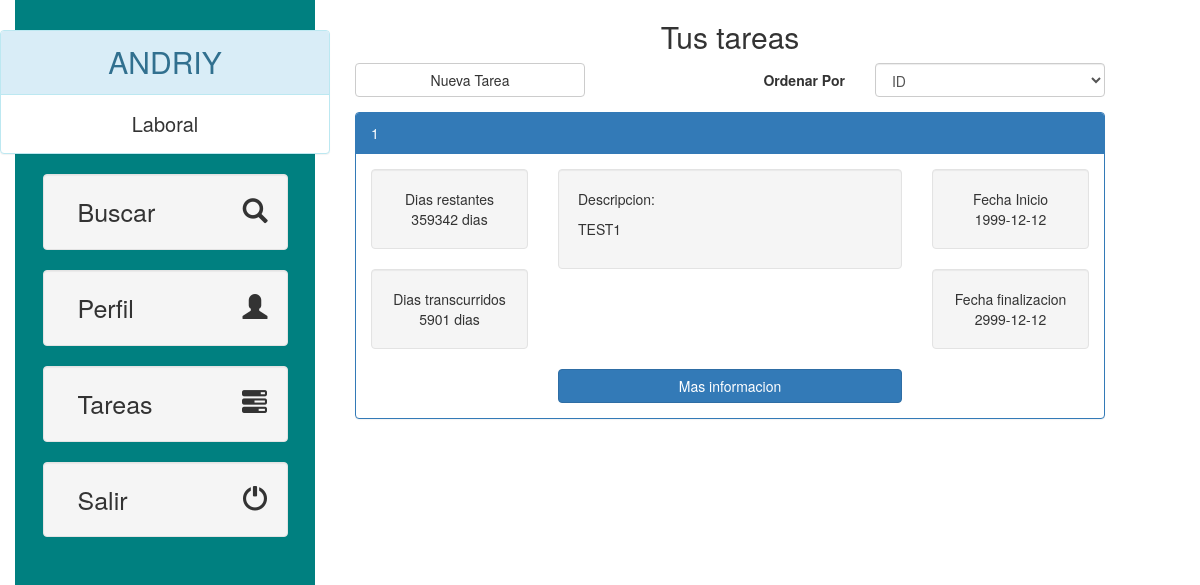
/vista/lista-tareas.php (signed in), run on the app's committed database.
### tables this page shows
CREATE TABLE TAREA(
	ID INT AUTO_INCREMENT,
	FECHA_ALTA DATETIME DEFAULT NOW(),
	DESCRIPCION VARCHAR(255),
	FECHA_INICIO DATE NOT NULL,
	HORA_INICIO VARCHAR(5) NOT NULL,
	FECHA_FIN DATE NOT NULL,
	HORA_FIN VARCHAR(5) NOT NULL,
	HORAS_TAREA DECIMAL(4) NOT NULL,
	TOTAL_HORAS DECIMAL(4) NOT NULL,
	CONSTRAINT PRIMARY KEY(ID)
);

### util/MySQLConnection.php (called while the page is built, shortened)
<?php
class MySQLConnection {
	private $connection;
	private $servername = "localhost";
	private $username = "andriy";
	private $password = "andriy";
	private $dbname = "gestarea";
	public function __construct() {
		$this->connection = new mysqli($this->servername, $this->username, $this->password, $this->dbname);
	}
	public function getConnection() {
		return $this->connection;
	}
}
?>

### modelo/service/ServiceUsuario.php (called while the page is built, shortened)
<?php
$root = realpath($_SERVER["DOCUMENT_ROOT"]);
include_once $root."/Gestarea/util/ConnectionManager.php";
class ServiceUsuario {
	public function getTareasUsuarios($dni, $orderBy, $orderDir) {
		$manager = new ConnectionManager();
		$tareaDAO = $manager->getTareaDAO();
		try {
			return $tareaDAO->getTareasUsuario($dni, $orderBy, $orderDir);
		} finally {
			$manager->close();
		}
	}
}
?>

### util/ConnectionManager.php (called while the page is built, shortened)
<?php
$root = realpath($_SERVER["DOCUMENT_ROOT"]);
include_once $root."/Gestarea/util/MySQLConnection.php";
include_once $root."/Gestarea/modelo/DAO/usuarioDAO.php";
include_once $root."/Gestarea/modelo/DAO/tareaDAO.php";
class ConnectionManager {
	private $msql;
	public function __construct() {
		$this->msql = new MySQLConnection();
	}
	public function getTareaDAO() {
		$tareaDAO = new TareaDAO($this->msql->getConnection());
		return $tareaDAO;
	}
}
?>

### modelo/DAO/tareaDAO.php (called while the page is built, shortened)
<?php
$root = realpath($_SERVER["DOCUMENT_ROOT"]);
include_once $root."/Gestarea/modelo/BEAN/tarea.php";
class TareaDAO {
	public $connection;
	public function __construct($connection) {
		$this->connection = $connection;
	}
	public function getTareasUsuario($dni, $orderBy, $orderDir) {
		$list = array();
		$sql = "SELECT ID, FECHA_ALTA, DESCRIPCION, FECHA_INICIO, HORA_INICIO, FECHA_FIN, HORA_FIN, HORAS_TAREA, TOTAL_HORAS FROM tarea
				WHERE ID IN (SELECT ID_TAREA FROM TAREA_USUARIO WHERE DNI_USUARIO = '".$dni."')
				ORDER BY ".$orderBy." ".$orderDir.";";
		$result = $this->connection->query($sql);
		if ($result->num_rows > 0) {
			$i = 0;
			while($row = $result->fetch_assoc()) {
				$tarea = new tarea($row["ID"], $row["FECHA_ALTA"], $row["DESCRIPCION"], $row["FECHA_INICIO"], $row["HORA_INICIO"],
						$row["FECHA_FIN"], $row["HORA_FIN"], $row["HORAS_TAREA"], $row["TOTAL_HORAS"]);
				$list[$i] = $tarea;
				$i++;
			}
			return $list;
		} else {
			return null;
		}
	}
}
?>

### modelo/BEAN/tarea.php (called while the page is built, shortened)
<?php
$root = realpath ( $_SERVER ["DOCUMENT_ROOT"] );
include_once $root . "/Gestarea/util/MyDates.php";
class tarea {
	public $fechaInicio;
	public $horaInicio;
	public $fechaFin;
	public $horaFin;
	public function __construct($id, $fechaAlta, $descripcion, $fechaInicio, $horaInicio, $fechaFin, $horaFin, $totalHoras) {
		$this->id = $id;
		$this->descripcion = $descripcion;
		$this->fechaInicio = $fechaInicio;
		$this->horaInicio = $horaInicio;
		$this->fechaFin = $fechaFin;
		$this->horaFin = $horaFin;
	}
	public function getDiasRestantes() {
		$myDates = new MyDates();
		$fechaActual = date("Y-m-d");
		$diasRestantes = $myDates->dateDifference($fechaActual, $this->fechaFin);
		return $diasRestantes;
	}
	public function getDiasTranscurridos() {
		$myDates = new MyDates();
		$fechaActual = date("Y-m-d");
		$diasTranscurridos = $myDates->dateDifference($this->fechaInicio, $fechaActual);
		return $diasTranscurridos;
	}
	public function getTotalFechaInicio() {
		$totalFecha = $this->fechaInicio." ".$this->horaInicio;
		return $totalFecha;
	}
	public function getTotalFechaFin() {
		$totalFecha = $this->fechaFin." ".$this->horaFin;
		return $totalFecha;
	}
	public function getHorasTarea() {
		$myDates = new MyDates();
		$diasTarea = $myDates->dateDifference(date($this->getTotalFechaFin()), date($this->getTotalFechaInicio()));
		$horasTarea = $diasTarea * 8.5;
		return $horasTarea;
	}
}
?>

### util/MyDates.php (called while the page is built)
<?php
class MyDates {
	public function dateDifference($date_1 , $date_2 , $differenceFormat = '%a' ) {
		$datetime1 = date_create($date_1);
		$datetime2 = date_create($date_2);
		$interval = date_diff($datetime1, $datetime2);
		return $interval->format($differenceFormat);
	}
}
?>

### vista/lista-tareas.php (the view, shortened to what this page needs)
<!DOCTYPE html>
<html>
<head>
	<?php
	$root = realpath ( $_SERVER ["DOCUMENT_ROOT"] );
	include $root . '/Gestarea/includes/default-imports.php';
	include $root . '/Gestarea/includes/sidebar-imports.php';
	include $root . "/Gestarea/modelo/service/ServiceUsuario.php";
	?>
</head>
<body>
	<?php
	$usuario = new Usuario("", null, "", "", "", "", "", "");
	if (is_null($_SESSION["usuario"])) {
		header("Location: /Gestarea/index.php");
	} else {
		$usuario = $_SESSION["usuario"];
	}
	?>
	<div class="container-fluid">
		<?php include $root . "/Gestarea/includes/elements/sidebar.php"; ?>
		<div class="container col-sm-8 contenidoOffset">
			<div class="row">
				<div class="text-center">
					<h2>Tus tareas</h2>
				</div>
			</div>
			<div class="row">
				<div class="col-sm-4">
					<button class="btn btn-default btn-block clickable" data-href="/Gestarea/vista/crear-tarea.php">Nueva Tarea</button>
				</div>
				<div class="col-sm-6 col-sm-offset-2">
					<form class="form-horizontal">
						<div class="form-group">
							<label for="ordenar" class="control-label col-xs-4">Ordenar Por</label>
							<div class="col-xs-8">
								<select name="ordenar" id="ordenar" class="form-control">
									<option value="id">ID</option>
								</select>
							</div>
						</div>
					</form>
				</div>
			</div>
			<div class="row">
				<div class="col-sm-12" id="listaTareas">
			<?php
			$sUsuario = new ServiceUsuario();
			$listTareas = $sUsuario->getTareasUsuarios($usuario->dni, "ID", "ASC");
			if (!is_null($listTareas)) {
				for ($i = 0; $i < count($listTareas); $i++) {
					$tarea = $listTareas[$i];
					$diasRestantes = $tarea->getDiasRestantes();
					$descripcion = $tarea->descripcion;
					$diasTranscurridos = $tarea->getDiasTranscurridos();
					$fechaFinalizacion = $tarea->fechaFin;
					?>
					<div class="panel panel-primary">
						<div class="panel-heading"><?php echo $tarea->id; ?></div>
						<div class="panel-body">
							<div class="row">
								<div class="col-md-3">
									<div class="well text-center">
										Dias restantes <br>
											<?php echo $diasRestantes; ?> dias
										</div>
									<div class="well text-center">
										Dias transcurridos <br>
											<?php echo $diasTranscurridos; ?> dias
										</div>
								</div>
								<div class="col-md-6">
									<div class="well">
										<p>Descripcion:</p>
										<p><?php echo $descripcion; ?></p>
									</div>
								</div>
								<div class="col-md-3">
									<div class="well text-center">
										Fecha Inicio <br>
										<?php echo $tarea->fechaInicio; ?>
									</div>
									<div class="well text-center">
										Fecha finalizacion <br>
										<?php echo $fechaFinalizacion; ?>
									</div>
								</div>
							</div>
							<div class="row">
								<div class="col-md-6 col-md-offset-3">
									<button class="btn btn-primary btn-block clickable" data-href="/Gestarea/vista/ver-tarea.php?idTarea=<?php echo $tarea->id; ?>">Mas informacion</button>
								</div>
							</div>
						</div>
					</div>
					<?php
				}
			} else {
				echo "<h3>Parece que no tienes tareas, bien! (¿no?)</h3>";
			}
			?>
				</div>
			</div>
		</div>
	</div>
</body>
</html>

### my_css/default.css (style rules this page uses)
.clickable, .orderable { cursor: pointer; }
.container { padding-bottom: 5rem; }
.contenidoOffset { margin-left: 325px; }

### data on the page
tarea: ID "1", FECHA_FIN "359342", FECHA_INICIO "5901", DESCRIPCION "TEST1", FECHA_INICIO "1999-12-12", FECHA_FIN "2999-12-12"

### other printed values
$usuario->nombre "ANDRIY"
$usuario->getCargo() "Laboral"
